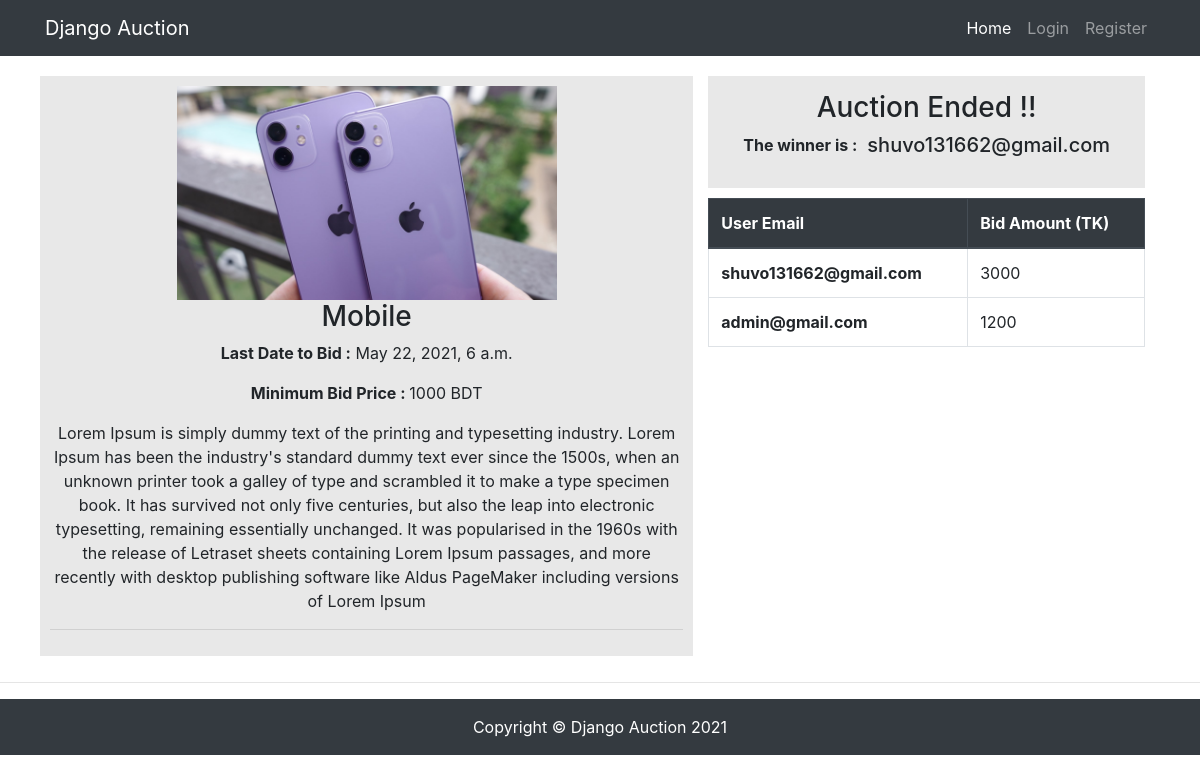
Page /singleproduct/4 on the earlier database version.
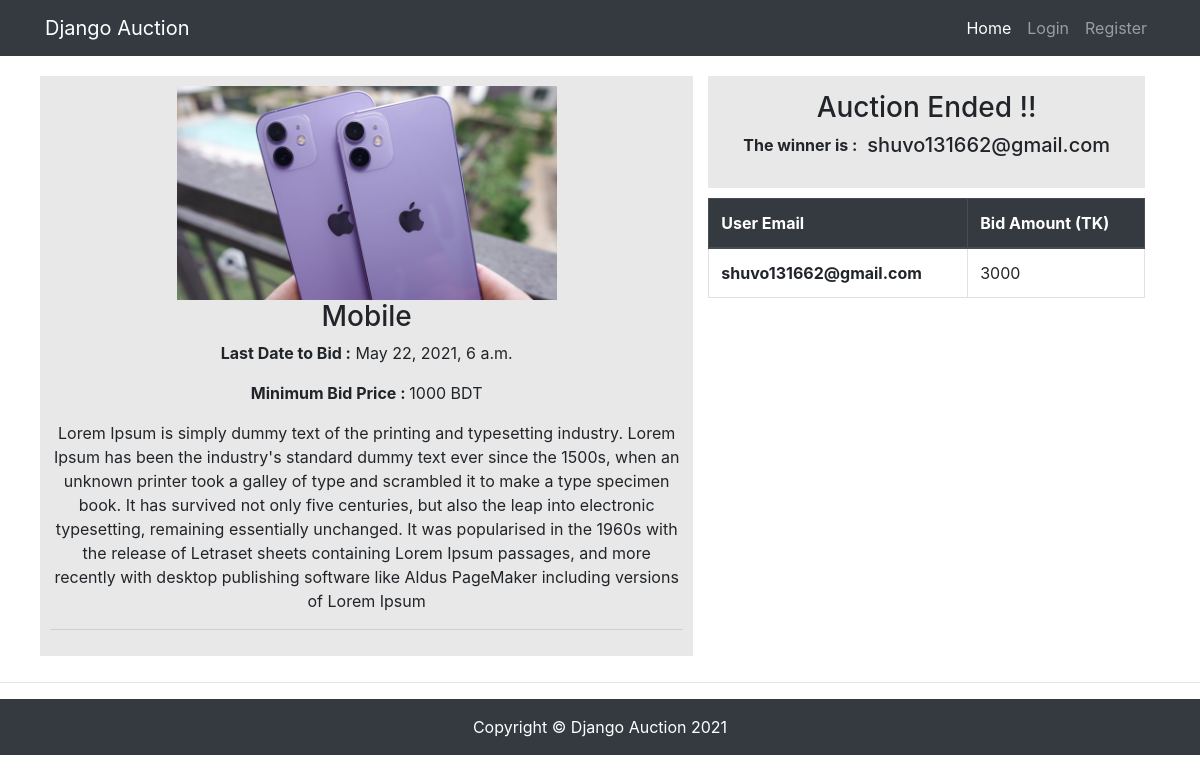
Same page on the later database version.
### product/models.py (models this page shows, shortened)
class Bid(models.Model):
    user=models.ForeignKey(Account,on_delete=models.CASCADE)
    product=models.ForeignKey(Product,on_delete=models.CASCADE)
    bidAmount=models.IntegerField()
    created_at=models.DateTimeField(default=timezone.now)
    class Meta:
        ordering = ('-bidAmount',)

### account/models.py (models this page shows, shortened)
class Account(AbstractBaseUser):
	email 					= models.EmailField(verbose_name="email", max_length=60, unique=True)
	username 				= None
	date_joined				= models.DateTimeField(verbose_name='date joined', auto_now_add=True)
	last_login				= models.DateTimeField(verbose_name='last login', auto_now=True)
	is_admin				= models.BooleanField(default=False)
	is_active				= models.BooleanField(default=True)
	is_staff				= models.BooleanField(default=False)
	is_superuser			= models.BooleanField(default=False)
	USERNAME_FIELD = 'email'
	objects = MyAccountManager()
	def __str__(self):
		return self.email

### product/views.py (the view, shortened to what this page needs)
# urls.py: path('singleproduct/<str:pk>', views.singleproduct, name='singleproduct')
def singleproduct(request, pk):
	product=Product.objects.get(id=pk)
	bids=Bid.objects.filter(product=product)
	winner = bids.order_by('-bidAmount').first()
	context = {'product':product,'bids':bids,'winner':winner}
	return render(request, 'products/singleproduct.html', context)

### product/models.py (called while the page is built)
    def is_end_date(self):
        return timezone.now()>self.end_date

### templates/products/singleproduct.html (shortened to what this page needs)
{% extends 'base.html' %}
{% block content %}
<div class="container product-div">
    <div class="row p-10">
        <div class="col-sm-7 p-20" style="background-color: #E8E8E8;padding: 10px;">
            <div class="img text-center" >
                <img src="{{ product.image.url }}" width="60%" alt="">
            </div>
            <div class="text-center">
              <h3>{{ product.title }}</h3>
              <p><strong >Last Date to Bid :</strong> {{ product.end_date }}</p>
              <div class="d-flex justify-content-center">
                <p><strong> Minimum Bid Price :    </strong>{{ product.minBidPrice }}  BDT</p>
              </div>
              <p>{{ product.details }}</p>
              <hr>
           </div>
        </div>
        <div class="col-sm-5 p-10">
          <div class="formdiv " style="background-color: #E8E8E8;padding: 15px 10px;">
            {%if product.is_end_date %}
            <h3 class="text-center">Auction Ended !!</h3>
              <div class="form-group d-flex  justify-content-center m-auto">
                <p><strong>The winner is : </strong></p>
                <h5 style="margin-left: 10px;"> {{ winner.user }}</h5>
              </div>
            {%endif%}
        </div>
            <table class="table table-bordered" style="margin-top: 10px;">
                <thead class="thead-dark">
                  <tr>
                    <th scope="col">User Email</th>
                    <th scope="col">Bid Amount (TK)</th>
                  </tr>
                </thead>
                <tbody>
                  {%for bid in bids%}
                  <tr>
                    <th scope="row">{{ bid.user.email }}</th>
                    <td>{{ bid.bidAmount }}</td>
                  </tr>
                  {%endfor%}
                </tbody>
            </table>
        </div>
    </div>
</div>
{% endblock %}

Differences in the rows shown:
removed Bid: user.email "admin@gmail.com", bidAmount "1200"
